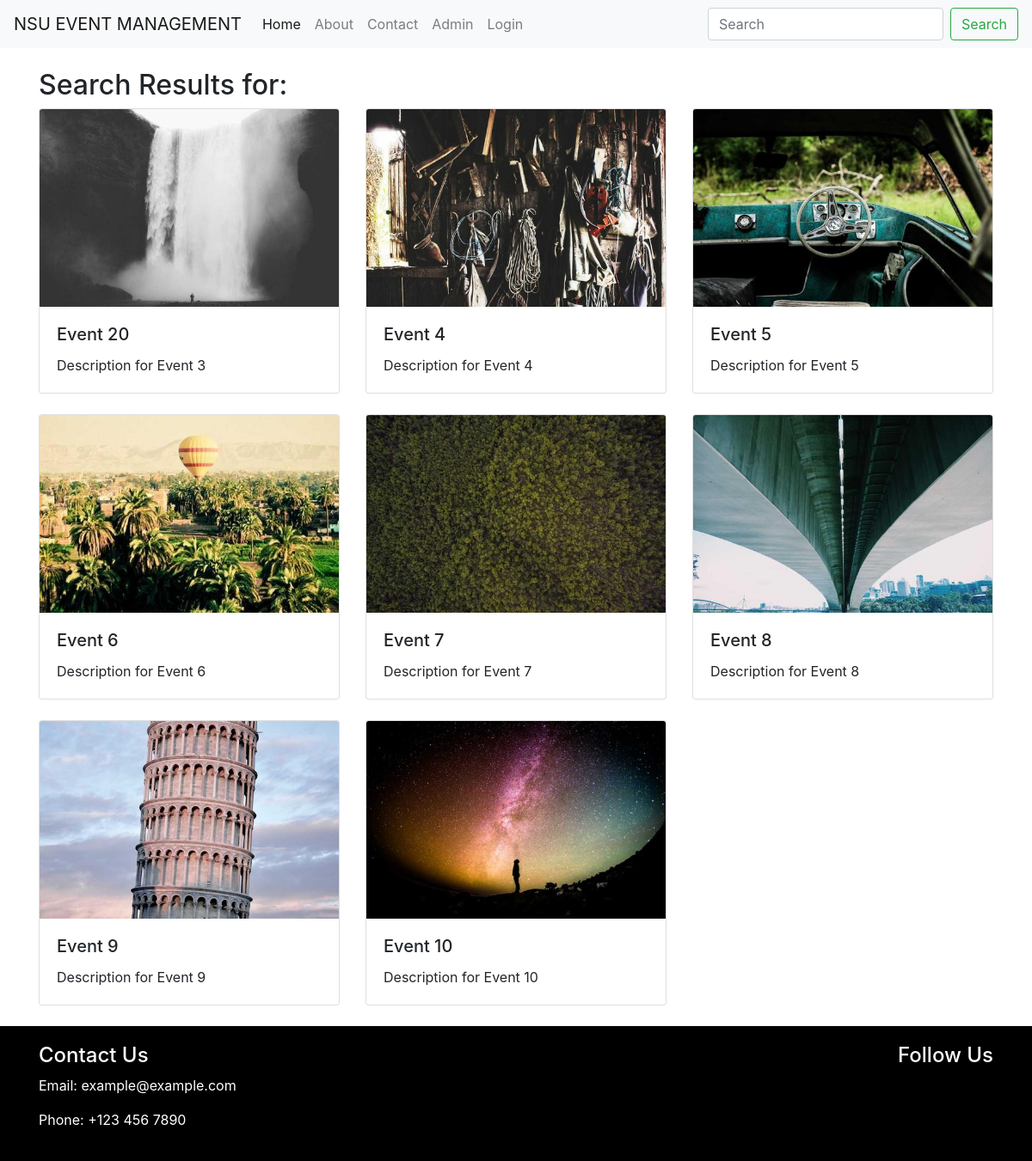
Screenshot of /search.php with the database file from the repository.
### tables this page shows
CREATE TABLE `events` (
  `id` int(11) NOT NULL,
  `title` varchar(255) NOT NULL,
  `date` date NOT NULL,
  `time` time NOT NULL,
  `photo` varchar(255) NOT NULL,
  `location` varchar(255) NOT NULL,
  `category` enum('entertainment','sports','food') NOT NULL,
  `description` text NOT NULL,
  `research` enum('sponsor','logo','info') NOT NULL
);

### search.php (the view)
<?php
include('admin/db_connection.php');
$searchQuery = $_GET['query'];
$query = "SELECT * FROM events WHERE title LIKE '%$searchQuery%' OR description LIKE '%$searchQuery%'";
$result = $conn->query($query);
?>
<?php include 'header.php'; ?>
<div class="container mt-4">
    <h2>Search Results for: <?php echo $searchQuery; ?></h2>
    <div class="row">
        <?php if ($result->num_rows > 0) : ?>
            <?php while ($row = $result->fetch_assoc()) : ?>
                <div class="col-md-4">
                    <div class="card mb-4">
                        <a href="event_details.php?id=<?php echo $row['id']; ?>">
                            <img src="admin/<?php echo $row['photo']; ?>" class="card-img-top" alt="<?php echo $row['title']; ?>">
                        </a>
                        <div class="card-body">
                            <h5 class="card-title"><?php echo $row['title']; ?></h5>
                            <p class="card-text"><?php echo $row['description']; ?></p>
                        </div>
                    </div>
                </div>
            <?php endwhile; ?>
        <?php else : ?>
            <div class="col-12">
                <p>No events found for your search.</p>
            </div>
        <?php endif; ?>
    </div>
</div>
<?php
include 'footer.php';
?>

### header.php (shortened to what this page needs)
<!DOCTYPE html>
<html lang="en">
<head>
    <link rel="stylesheet" href="https://maxcdn.bootstrapcdn.com/bootstrap/4.5.2/css/bootstrap.min.css">
    <link rel="stylesheet" href="styles.css">
</head>
<body>
    <header>
        <nav class="navbar navbar-expand-lg navbar-light bg-light">
            <a class="navbar-brand" href="#">NSU EVENT MANAGEMENT</a>
            <div class="collapse navbar-collapse" id="navbarNav">
                <ul class="navbar-nav">
                    <li class="nav-item active">
                        <a class="nav-link" href="index.php">Home</a>
                    </li>
                    <li class="nav-item">
                        <a class="nav-link" href="about.php">About</a>
                    </li>
                    <li class="nav-item">
                        <a class="nav-link" href="contact.php">Contact</a>
                    </li>
                    <li class="nav-item">
                        <a class="nav-link" href="admin/login.php">Admin</a>
                    </li>
                   <?php
if (isset($_SESSION['user_id'])) {
    echo '<li class="nav-item">';
    echo '<a class="nav-link user-welcome" href="profile.php?user_id=' . $_SESSION['user_id'] . '">Welcome, ' . $_SESSION['user_name'] . '</a>';
    echo '</li>';
} else {
    echo '<li class="nav-item">';
    echo '<a class="nav-link" href="login.php">Login</a>';
    echo '</li>';
}
?>
                </ul>
                <form class="form-inline ml-auto">
                    <input class="form-control mr-sm-2" type="search" id="searchInput" placeholder="Search" aria-label="Search">
                    <button class="btn btn-outline-success my-2 my-sm-0" type="button" onclick="performSearch()">Search</button>
                </form>
            </div>
        </nav>
    </header>

### footer.php (shortened to what this page needs)
    <footer style="background-color: black; color: white; padding: 20px;">
    <div class="container">
        <div class="row">
            <div class="col-md-6">
                <h4>Contact Us</h4>
                <p>Email: example@example.com</p>
                <p>Phone: +123 456 7890</p>
            </div>
            <div class="col-md-6 text-right">
                <h4>Follow Us</h4>
            </div>
        </div>
    </div>
</footer>
</body>
</html>

### rows the page displays
events: photo (picture), title "Event 20", description "Description for Event 3"
events: photo (picture), title "Event 4", description "Description for Event 4"
events: photo (picture), title "Event 5", description "Description for Event 5"
events: photo (picture), title "Event 6", description "Description for Event 6"
events: photo (picture), title "Event 7", description "Description for Event 7"
events: photo (picture), title "Event 8", description "Description for Event 8"
events: photo (picture), title "Event 9", description "Description for Event 9"
events: photo (picture), title "Event 10", description "Description for Event 10"
